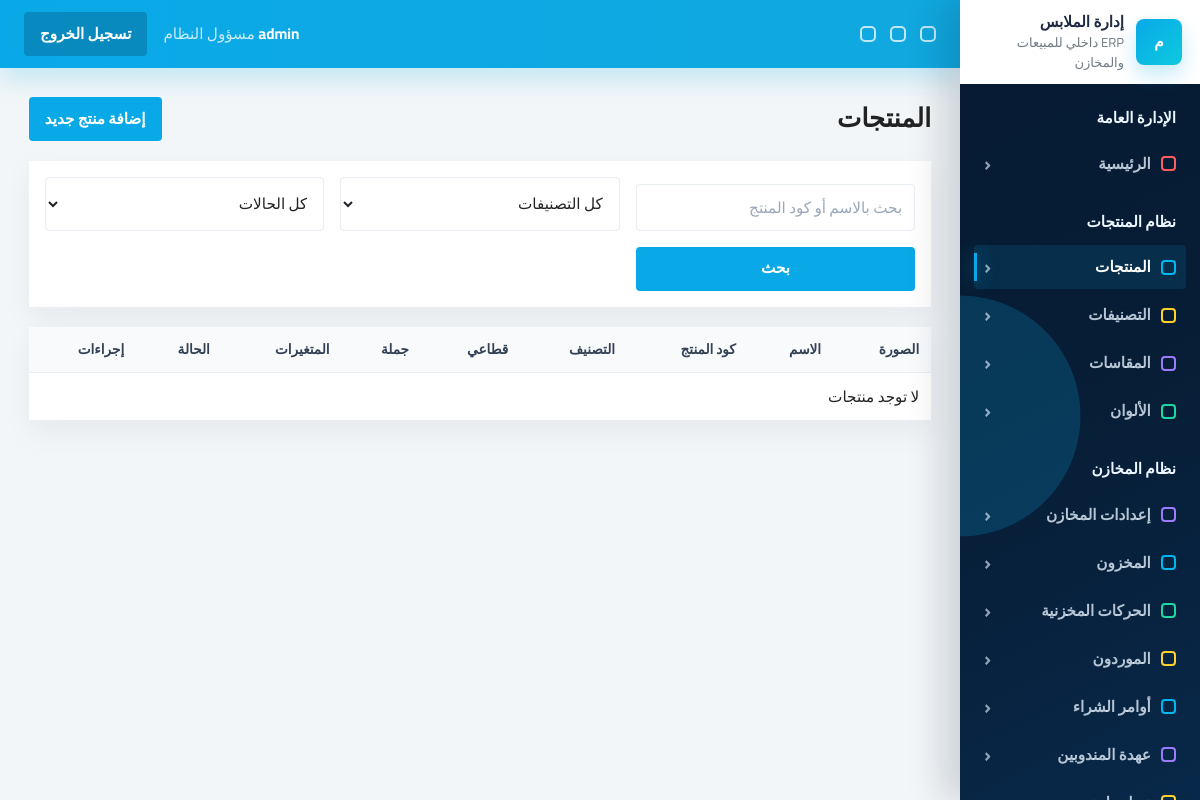
/products/ (signed in), run on an earlier commit of the app's database.
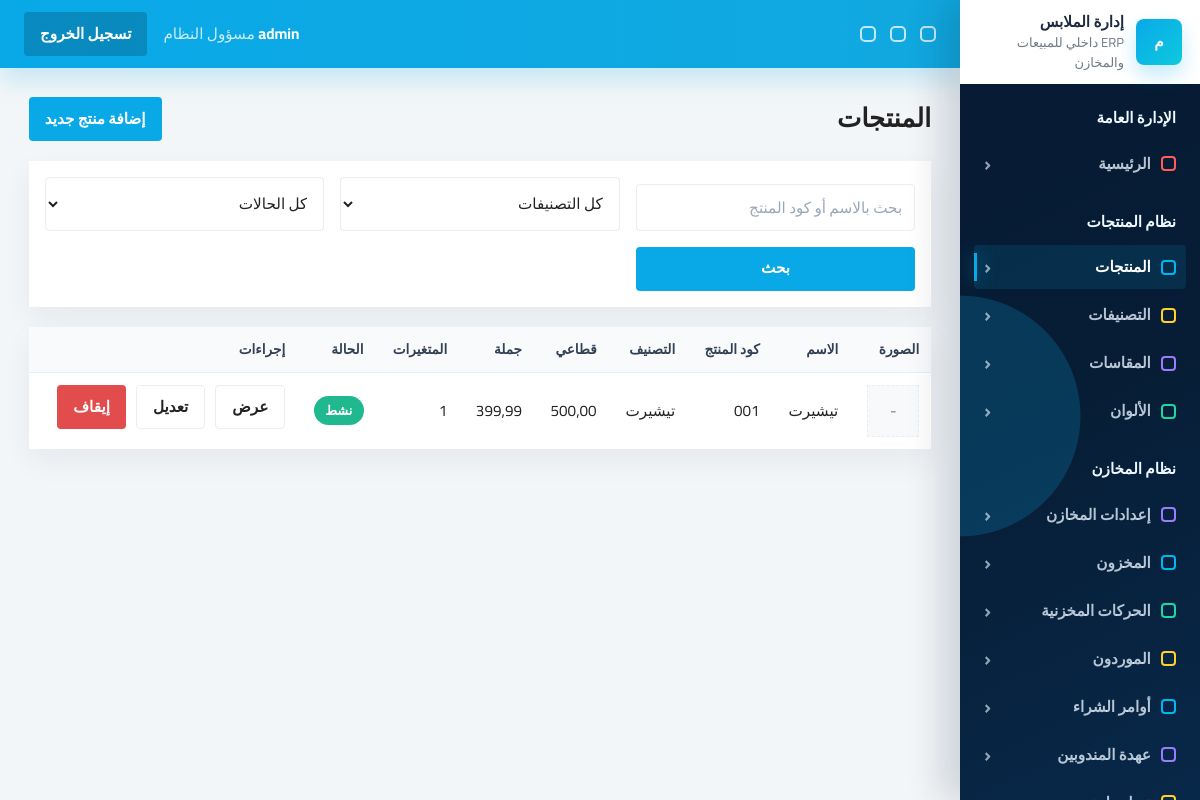
And on a later commit of the database.
### accounts/models.py (models this page shows, shortened)
class User(AbstractUser):
    ROLE_MANAGER = 'manager'
    ROLE_SALES = 'sales'
    ROLE_WAREHOUSE = 'warehouse'
    ROLE_CHOICES = [
        (ROLE_MANAGER, 'مسؤول النظام'),
        (ROLE_SALES, 'مندوب مبيعات'),
        (ROLE_WAREHOUSE, 'مسؤول مخزن'),
    ]
    role = models.CharField(max_length=20, choices=ROLE_CHOICES, default=ROLE_SALES, db_index=True)
    phone = models.CharField(max_length=20, blank=True, null=True)
    created_at = models.DateTimeField(auto_now_add=True, db_index=True)
    class Meta:
        indexes = [
            models.Index(fields=['role', 'is_active']),
            models.Index(fields=['created_at']),
        ]
    @property
    def is_manager(self):
        return self.role == self.ROLE_MANAGER or self.is_superuser

### products/models.py (models this page shows, shortened)
class Product(models.Model):
    name = models.CharField(max_length=200, db_index=True)
    sku = models.CharField(max_length=100, unique=True, db_index=True)
    category = models.ForeignKey(Category, on_delete=models.SET_NULL, null=True)
    description = models.TextField(blank=True, null=True)
    material = models.CharField(max_length=100, blank=True, null=True)
    season = models.CharField(max_length=100, blank=True, null=True)
    retail_price = models.DecimalField(max_digits=10, decimal_places=2)
    wholesale_price = models.DecimalField(max_digits=10, decimal_places=2)
    image = models.ImageField(upload_to='products/', blank=True, null=True)
    is_active = models.BooleanField(default=True, db_index=True)
    created_at = models.DateTimeField(auto_now_add=True, db_index=True)
    class Meta:
        indexes = [
            models.Index(fields=['sku']),
            models.Index(fields=['name', 'is_active']),
            models.Index(fields=['created_at']),
        ]

class Category(models.Model):
    name = models.CharField(max_length=100, db_index=True)
    parent = models.ForeignKey('self', null=True, blank=True, on_delete=models.SET_NULL)
    is_active = models.BooleanField(default=True, db_index=True)
    class Meta:
        verbose_name_plural = 'Categories'
    def __str__(self):
        return self.name

### products/views.py (the view)
# urls.py: path('', views.ProductListView.as_view(), name='list'),
class ProductListView(RoleRequiredMixin, ListView):
    allowed_roles = ('manager', 'sales', 'warehouse')
    model = Product
    template_name = 'products/list.html'
    context_object_name = 'products'
    paginate_by = 20
    def get_queryset(self):
        qs = Product.objects.select_related('category').prefetch_related('variants').annotate(variant_count=Count('variants'))
        q = self.request.GET.get('q')
        category = self.request.GET.get('category')
        status = self.request.GET.get('status')
        if q:
            qs = qs.filter(Q(name__icontains=q) | Q(sku__icontains=q))
        if category:
            qs = qs.filter(category_id=category)
        if status in {'active', 'inactive'}:
            qs = qs.filter(is_active=(status == 'active'))
        return qs.order_by('-created_at')
    def get_context_data(self, **kwargs):
        context = super().get_context_data(**kwargs)
        context['categories'] = Category.objects.filter(is_active=True)
        return context

### accounts/permissions.py (called while the page is built)
def has_role(user, *roles):
    if not user.is_authenticated:
        return False
    if user.is_superuser or getattr(user, 'role', None) == 'manager':
        return True
    return getattr(user, 'role', None) in roles

    def test_func(self):
        return has_role(self.request.user, *self.allowed_roles)

### templates/products/list.html (shortened to what this page needs)
{% extends 'base.html' %}
{% block content %}
<div class="page-head">
    <h1>المنتجات</h1>
    {% if request.user.is_manager %}<a class="btn btn-accent" href="{% url 'products:create' %}">إضافة منتج جديد</a>{% endif %}
</div>
<form class="filters">
    <input name="q" placeholder="بحث بالاسم أو كود المنتج" value="{{ request.GET.q }}">
    <select name="category"><option value="">كل التصنيفات</option>{% for category in categories %}<option value="{{ category.id }}">{{ category.name }}</option>{% endfor %}</select>
    <select name="status"><option value="">كل الحالات</option><option value="active">نشط</option><option value="inactive">متوقف</option></select>
    <button class="btn btn-primary">بحث</button>
</form>
<div class="table-wrap">
    <table>
        <thead><tr><th>الصورة</th><th>الاسم</th><th>كود المنتج</th><th>التصنيف</th><th>قطاعي</th><th>جملة</th><th>المتغيرات</th><th>الحالة</th><th>إجراءات</th></tr></thead>
        <tbody>
        {% for product in products %}
            <tr>
                <td>{% if product.image %}<img class="thumb" src="{{ product.image.url }}" alt="{{ product.name }}">{% else %}<span class="empty-img">-</span>{% endif %}</td>
                <td>{{ product.name }}</td>
                <td>{{ product.sku }}</td>
                <td>{{ product.category|default:'-' }}</td>
                <td>{{ product.retail_price }}</td>
                <td>{{ product.wholesale_price }}</td>
                <td>{{ product.variant_count }}</td>
                <td><span class="badge {% if product.is_active %}success{% else %}danger{% endif %}">{% if product.is_active %}نشط{% else %}متوقف{% endif %}</span></td>
                <td class="actions">
                    <a class="btn btn-light" href="{% url 'products:detail' product.pk %}">عرض</a>
                    {% if request.user.is_manager %}
                        <a class="btn btn-light" href="{% url 'products:update' product.pk %}">تعديل</a>
                        <form method="post" action="{% url 'products:deactivate' product.pk %}" data-confirm="إيقاف المنتج؟">{% csrf_token %}<button class="btn btn-danger">إيقاف</button></form>
                    {% endif %}
                </td>
            </tr>
        {% empty %}<tr><td colspan="9">لا توجد منتجات</td></tr>{% endfor %}
        </tbody>
    </table>
</div>
{% endblock %}

### templates/base.html (shortened to what this page needs)
{% load static %}
<!doctype html>
<html lang="ar" dir="rtl">
<head>
    <link rel="stylesheet" href="{% static 'css/main.css' %}">
</head>
<body>
{% if request.user.is_authenticated %}
<div class="app-shell">
    {% include 'partials/sidebar.html' %}
    <main class="main-area">
        {% include 'partials/navbar.html' %}
        <section class="page-content">
            {% block content %}{% endblock %}
        </section>
    </main>
</div>
{% else %}
    {% block auth_content %}{% endblock %}
{% endif %}
</body>
</html>

### templates/partials/sidebar.html (shortened to what this page needs)
<aside class="sidebar">
    <div class="brand">
        <div class="brand-mark">م</div>
        <div>
            <strong>إدارة الملابس</strong>
            <span>ERP داخلي للمبيعات والمخازن</span>
        </div>
    </div>
    <nav class="side-nav">
        <div class="nav-section">
            <strong>الإدارة العامة</strong>
            <a class="nav-link" href="{% url 'dashboard:index' %}"><span class="nav-icon color-red"></span>الرئيسية<span class="nav-arrow">‹</span></a>
        </div>
        {% if request.user.is_manager %}
            <div class="nav-section">
                <strong>نظام المنتجات</strong>
                <a class="nav-link" href="{% url 'products:list' %}"><span class="nav-icon color-cyan"></span>المنتجات<span class="nav-arrow">‹</span></a>
                <a class="nav-link" href="{% url 'products:categories' %}"><span class="nav-icon color-yellow"></span>التصنيفات<span class="nav-arrow">‹</span></a>
                <a class="nav-link" href="{% url 'products:sizes' %}"><span class="nav-icon color-purple"></span>المقاسات<span class="nav-arrow">‹</span></a>
                <a class="nav-link" href="{% url 'products:colors' %}"><span class="nav-icon color-green"></span>الألوان<span class="nav-arrow">‹</span></a>
            </div>
            <div class="nav-section">
                <strong>نظام المخازن</strong>
                <a class="nav-link" href="{% url 'inventory:warehouses' %}"><span class="nav-icon color-purple"></span>إعدادات المخازن<span class="nav-arrow">‹</span></a>
                <a class="nav-link" href="{% url 'inventory:stock' %}"><span class="nav-icon color-cyan"></span>المخزون<span class="nav-arrow">‹</span></a>
                <a class="nav-link" href="{% url 'inventory:movements' %}"><span class="nav-icon color-green"></span>الحركات المخزنية<span class="nav-arrow">‹</span></a>
                <a class="nav-link" href="{% url 'purchases:suppliers' %}"><span class="nav-icon color-yellow"></span>الموردون<span class="nav-arrow">‹</span></a>
                <a class="nav-link" href="{% url 'purchases:orders' %}"><span class="nav-icon color-cyan"></span>أوامر الشراء<span class="nav-arrow">‹</span></a>
                <a class="nav-link" href="{% url 'sales_reps:dashboard' %}"><span class="nav-icon color-purple"></span>عهدة المندوبين<span class="nav-arrow">‹</span></a>
                <a class="nav-link" href="{% url 'inventory:representative_issue' %}"><span class="nav-icon color-yellow"></span>تسليم لمندوب<span class="nav-arrow">‹</span></a>
            </div>
        {% endif %}
    </nav>
</aside>

### templates/partials/navbar.html (shortened to what this page needs)
<header class="topbar">
    <div class="topbar-tools" aria-hidden="true">
        <span></span>
        <span></span>
        <span></span>
    </div>
    <div class="topbar-user">
        <strong>{{ request.user.get_full_name|default:request.user.username }}</strong>
        <span>{{ request.user.get_role_display }}</span>
    </div>
    <form method="post" action="{% url 'accounts:logout' %}">
        <button class="btn btn-secondary" type="submit">تسجيل الخروج</button>
    </form>
</header>

What changed in the data, as far as the page shows it:
added Product: name "تيشيرت", sku "001", category "تيشيرت", retail_price "500,00", wholesale_price "399,99", variant_count "1", is_active "نشط"
Also different on the page:
text no longer shown: "لا توجد منتجات"
